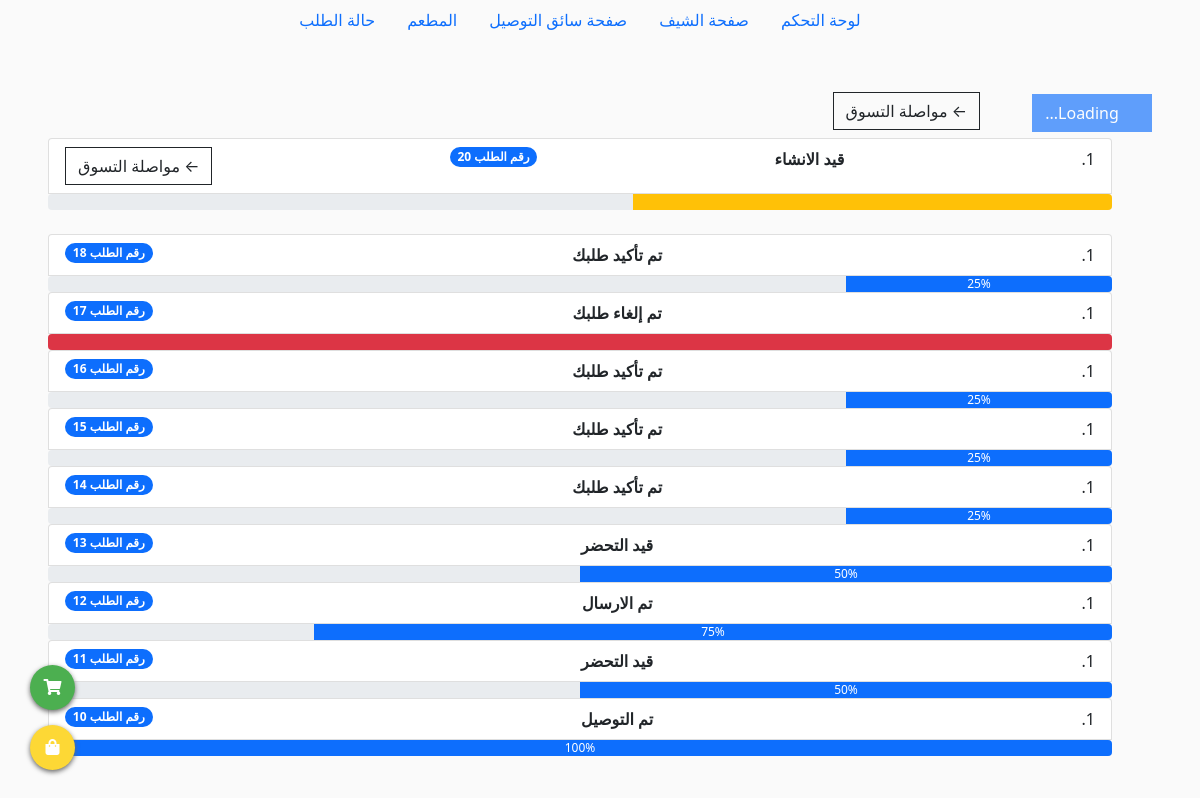
/tracking (signed in), run on an earlier commit of the app's database.
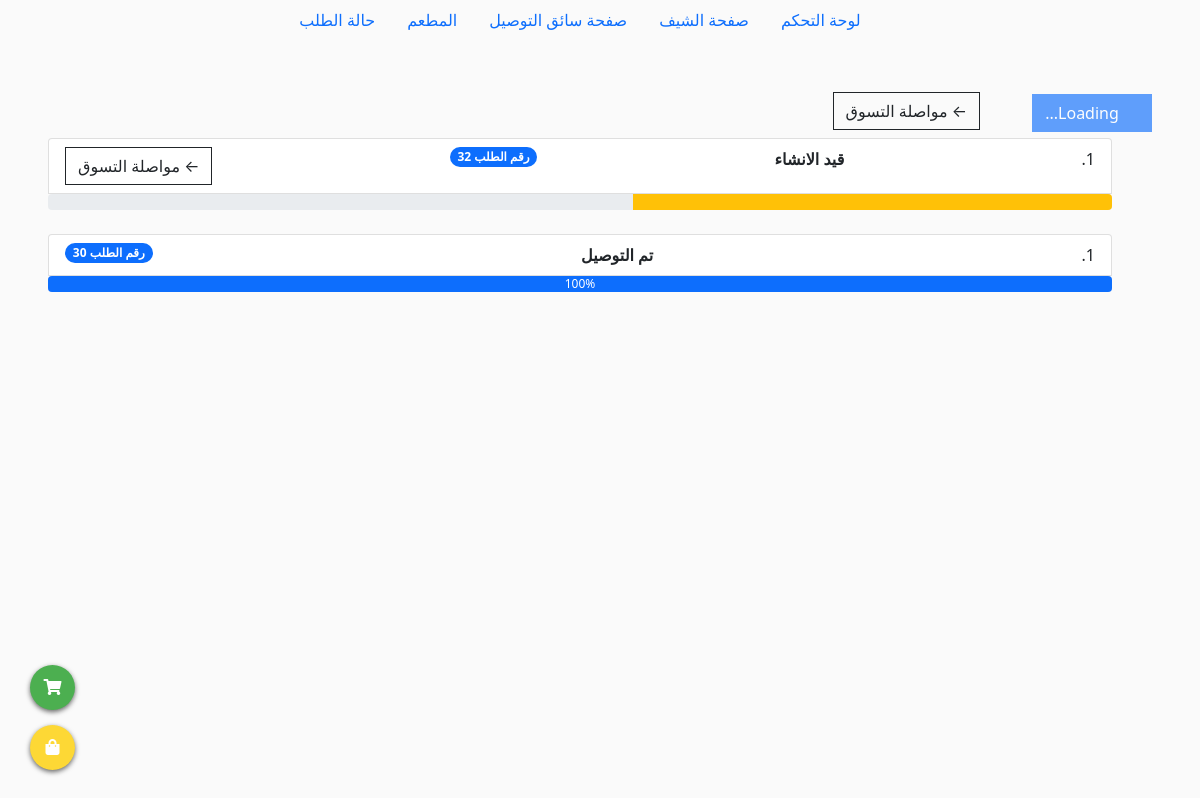
And on a later commit of the database.
### app/models.py (models this page shows, shortened)
class Order(models.Model):
    customer = models.ForeignKey(Customer, on_delete=models.SET_NULL, null=True, blank=True)
    date_ordered = models.DateTimeField(auto_now_add=True)
    complete = models.BooleanField(default=False, null=True, blank=True)
    transaction_id = models.CharField(max_length=100, null=True)
    status_order = models.CharField(max_length=2, choices=ORDER_STATUS, default='NO')
    booking_driver = models.BooleanField(default=False, null=True, blank=True)
    driver = models.CharField(max_length=100, blank=True, null=True)

### app/views.py (the view)
# urls.py: path('tracking', views.tracking, name='tracking'),
@login_required()
def tracking(request):
    customer = request.user.customer
    orders = Order.objects.filter(customer=customer).order_by('-id')
    return render(request, 'tracking.html', {'orders':orders})

### app/templates/tracking.html (shortened to what this page needs)
{% extends "base.html" %}
{% block content %}
<div class="m-5">
    <button class="btn btn-primary" type="button" disabled>
        Loading...
    </button>
    <a  class="btn btn-outline-dark m-5 mt-1 mb-2" href="{% url 'listProducts' %}">&#x2190; مواصلة التسوق</a>
    {% for item in orders %}
        {% if item.status_order == 'UR' %}
        <ol class="list-group list-group-numbered">
            <li class="list-group-item d-flex justify-content-between align-items-start">
                <div class="fw-bold">تم استلام طلبك بنجاح</div>
                <span class="badge bg-primary rounded-pill"> رقم الطلب {{item.id}}</span>
            </li>
            <div class="progress">
                <div class="progress-bar" role="progressbar" style="width: 0%;" aria-valuenow="0" aria-valuemin="0" aria-valuemax="100">0%</div>
            </div>
        </ol>
        {% elif item.status_order == 'BA' %}
        <ol class="list-group list-group-numbered">
            <li class="list-group-item d-flex justify-content-between align-items-start">
                <div class="fw-bold">تم تأكيد طلبك</div>
                <span class="badge bg-primary rounded-pill"> رقم الطلب {{item.id}}</span>
            </li>
            <div class="progress">
                <div class="progress-bar" role="progressbar" style="width: 25%;" aria-valuenow="25" aria-valuemin="0" aria-valuemax="100">25%</div>
            </div>
        </ol>
        {% elif item.status_order == 'UP' %}
        <ol class="list-group list-group-numbered">
            <li class="list-group-item d-flex justify-content-between align-items-start">
                <div class="fw-bold">قيد التحضر</div>
                <span class="badge bg-primary rounded-pill"> رقم الطلب {{item.id}}</span>
            </li>
            <div class="progress">
                <div class="progress-bar" role="progressbar" style="width: 50%;" aria-valuenow="50" aria-valuemin="0" aria-valuemax="100">50%</div>
            </div>
        </ol>
        {% elif item.status_order == 'BS' %}
        <ol class="list-group list-group-numbered">
            <li class="list-group-item d-flex justify-content-between align-items-start">
                <div class="fw-bold">تم الارسال</div>
                <span class="badge bg-primary rounded-pill"> رقم الطلب {{item.id}}</span>
            </li>
            <div class="progress">
                <div class="progress-bar" role="progressbar" style="width: 75%;" aria-valuenow="75" aria-valuemin="0" aria-valuemax="100">75%</div>
            </div>
        </ol>
        {% elif item.status_order == 'DE' %}
        <ol class="list-group list-group-numbered">
            <li class="list-group-item d-flex justify-content-between align-items-start">
                <div class="fw-bold">تم التوصيل</div>
                <span class="badge bg-primary rounded-pill"> رقم الطلب {{item.id}}</span>
            </li>
            <div class="progress">
                <div class="progress-bar" role="progressbar" style="width: 100%;" aria-valuenow="100" aria-valuemin="0" aria-valuemax="100">100%</div>
            </div>
        </ol>
        {% elif item.status_order == 'FH' %}
        <ol class="list-group list-group-numbered">
            <li class="list-group-item d-flex justify-content-between align-items-start">
                <div class="fw-bold">تم إلغاء طلبك</div>
                <span class="badge bg-primary rounded-pill"> رقم الطلب {{item.id}}</span>
            </li>
            <div class="progress">
              <div class="progress-bar bg-danger" role="progressbar" style="width: 100%" aria-valuenow="100" aria-valuemin="0" aria-valuemax="100"></div>
            </div>
        </ol>
        {% elif item.status_order == 'NO' %}
        <br>
        <ol class="list-group list-group-numbered">
            <li class="list-group-item d-flex justify-content-between align-items-start">
                <div class="fw-bold">قيد الانشاء</div>
                <span class="badge bg-primary rounded-pill"> رقم الطلب {{item.id}}</span>
                <a  class="btn btn-outline-dark" href="{% url 'listProducts' %}">&#x2190; مواصلة التسوق </a>
            </li>
            <div class="progress">
             <div class="progress-bar bg-warning" role="progressbar" style="width: 45%" aria-valuenow="45" aria-valuemin="0" aria-valuemax="100"></div>
            </div>
        </ol>
         <br>
        {% endif %}
    {% endfor %}
</div>
{% endblock content %}

### templates/base.html (shortened to what this page needs)
<!doctype html>
{% load static %}
<html lang="ar" dir="rtl">
  <head>
    <link rel="stylesheet" href="https://cdnjs.cloudflare.com/ajax/libs/font-awesome/5.12.0-2/css/all.min.css">
    <link href="https://cdn.jsdelivr.net/npm/bootstrap@5.0.0-beta3/dist/css/bootstrap.min.css" rel="stylesheet">
    <link rel="stylesheet" type="text/css" href="{% static 'css/main.css' %}">
  </head>
  <body>
  {% if request.user.customer.status_customer == "AD" %}
    <ul class="nav justify-content-center">
      <li class="nav-item">
        <a class="nav-link active" aria-current="page" href="{% url 'dashboard' %}">لوحة التحكم</a>
      </li>
      <li class="nav-item">
        <a class="nav-link" href="{% url 'chef' %}">صفحة الشيف </a>
      </li>
      <li class="nav-item">
        <a class="nav-link" href="{% url 'delivery' %}">صفحة سائق التوصيل</a>
      </li>
      <li class="nav-item">
        <a class="nav-link" href="{% url 'listProducts' %}">المطعم </a>
      </li>
      <li class="nav-item">
        <a class="nav-link" href="{% url 'tracking' %}">حالة الطلب </a>
      </li>
    </ul>
  {% elif request.user.customer.status_customer == "DL"  %}
    <ul class="nav justify-content-center">
      <li class="nav-item">
        <a class="nav-link" href="{% url 'delivery' %}">صفحة سائق التوصيل</a>
      </li>
    </ul>
  {% elif request.user.customer.status_customer == "SH"  %}
    <ul class="nav justify-content-center">
      <li class="nav-item">
        <a class="nav-link" href="{% url 'chef' %}">صفحة الشيف</a>
      </li>
    </ul>
  {% endif %}
    {% block content %}
    {% endblock content %}
    {% include "include/floating.html" %}
  </body>
</html>

### templates/include/floating.html (shortened to what this page needs)
<div id="container-floating">
<div id="floatingnav" class="collapse show">
    <div id="floating-button">
        <a href="{% url 'cart' %}">
          <i id="legend" class="fas fa-shopping-cart fa-stack-1x fa-inverse fa-1x" style="top:10px"></i>
        </a>
    </div>
    <div id="floating-button2">
        <a href="{% url 'checkout' %}">
          <i id="legend" class="fas fa-shopping-bag fa-stack-1x fa-inverse fa-1x" style="top:10px"></i>
        </a>
    </div>
</div>

### static/css/main.css (style rules this page uses)
body { background-color: hsl(0, 0%, 98%); }
.btn { border-radius: 0; }

### templates/include/floating.html (style rules this page uses)
#floating-button { width: 45px; height: 45px; border-radius: 50%; background: gray; position: fixed; bottom: 90px; left: 30px; cursor: pointer; background-color: #4caf50; box-shadow: 0px 2px 5px #666; }
#floating-button2 { width: 45px; height: 45px; border-radius: 50%; background: red; position: fixed; bottom: 30px; left: 30px; cursor: pointer; background-color: #fdd835; box-shadow: 0px 2px 5px #666; }

What changed in the data, as far as the page shows it:
removed Order: id "20"
removed Order: id "18"
removed Order: id "17"
removed Order: id "16"
removed Order: id "15"
removed Order: id "14"
removed Order: id "13"
removed Order: id "12"
removed Order: id "11"
removed Order: id "10"
added Order: id "32"
added Order: id "30"
